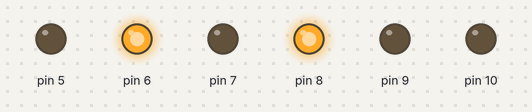
This sketch was run on a simulated Arduino Uno, built with avr-gcc and run on an emulated ATmega328P. Parts: output pins drawn as LEDs (lit = HIGH).

Above: at 1.7 s.
At 5.2 s:
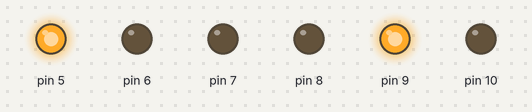
At 7.7 s:
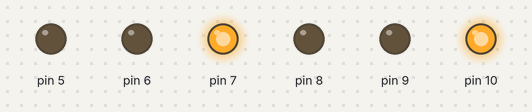
Timing chart, 0 to 11.1 s (numbered marks = the images above):
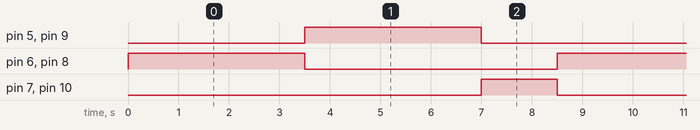

The sketch:

Semaforo.ino
```cpp
void setup(){
  pinMode(7,OUTPUT);
  pinMode(6,OUTPUT);
  pinMode(5,OUTPUT);
  pinMode(8,OUTPUT);
  pinMode(9,OUTPUT);
  pinMode(10,OUTPUT);
  Serial.begin(9600);
}
void sem1(){
	digitalWrite(6,HIGH);
  	digitalWrite(8,HIGH);
     	delay(3500);
    digitalWrite(6,LOW);
  	digitalWrite(8,LOW);
  		//delay(3500);
  	digitalWrite(5,HIGH);
  	digitalWrite(9,HIGH);
  		delay(3500);
  	digitalWrite(5,LOW);
  	digitalWrite(9,LOW);
  		//delay(350);
  	digitalWrite(7,HIGH);
  	digitalWrite(10,HIGH);
  		delay(1500);
  	digitalWrite(7,LOW);
  	digitalWrite(10,LOW);
}
void sem2(){
 	 digitalWrite(10,HIGH);
     	delay(3500);
    digitalWrite(10,LOW);
  		//delay(3500);
  	digitalWrite(8,HIGH);
  		delay(3500);
  	digitalWrite(8,LOW);
  		//delay(350);
  	digitalWrite(9,HIGH);
  		delay(1500);
  	digitalWrite(9,LOW);
}

void loop(){
	/*Serial.println("Hello world");
  	delay(100000000);*/
  	/*digitalWrite(7,HIGH);
     	delay(350);
    digitalWrite(7,LOW);
  		delay(350);
  	digitalWrite(6,HIGH);
  		delay(350);
  	digitalWrite(6,LOW);
  		delay(350);*/

  sem1();
  //sem2();
}
```

Measured:
- by itself, pin 5, pin 6, pin 8, pin 9: alternates HIGH for 3.5 s and LOW for 5.0 s
- by itself, pin 7, pin 10: alternates HIGH for 1.5 s and LOW for 7.0 s
- by itself, everything shown: repeats every 8.5 s, in 4 steps
